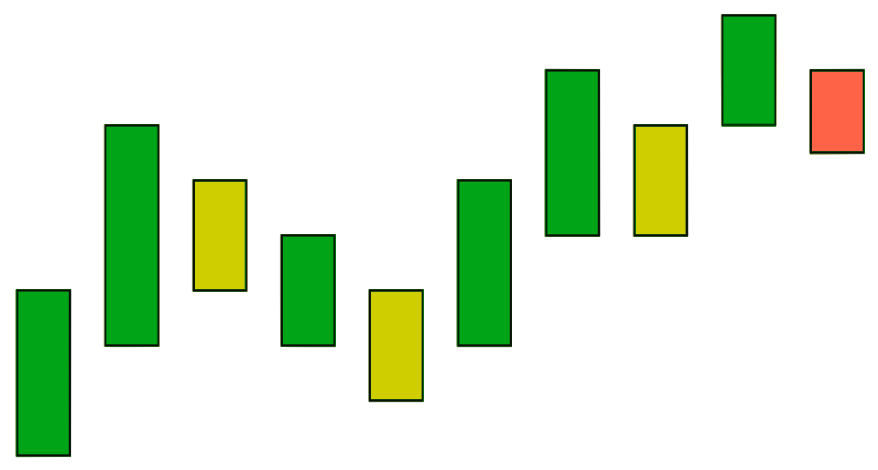

The script that drew this image:
from bokeh.io import show, output_file
from bokeh.models import ColumnDataSource
from bokeh.plotting import figure

output_file("backtesting_logo.html")

source = ColumnDataSource(data=dict(
    colors=[['#00a618', '#d0d000', 'tomato'][i]
            for i in [0, 0, 1, 0, 1, 0, 0, 1, 0, 2]],
    x=list(range(10)),
    bottom=[1, 3, 4, 3, 2, 3, 5, 5, 7, 6.5],
    top=   [4, 7, 6, 5, 4, 6, 8, 7, 9, 8]))   # noqa: E222,E251


p = figure(plot_height=800, plot_width=1200, tools='wheel_zoom,save')
p.vbar('x', .6, 'bottom', 'top', source=source,
       line_color='black', line_width=2,
       fill_color='colors')

p.xgrid.grid_line_color = None
p.ygrid.grid_line_color = None
p.y_range.start = -2
p.y_range.end = 12
p.x_range.start = -2
p.x_range.end = 11
p.background_fill_color = None
p.border_fill_color = None

show(p)
